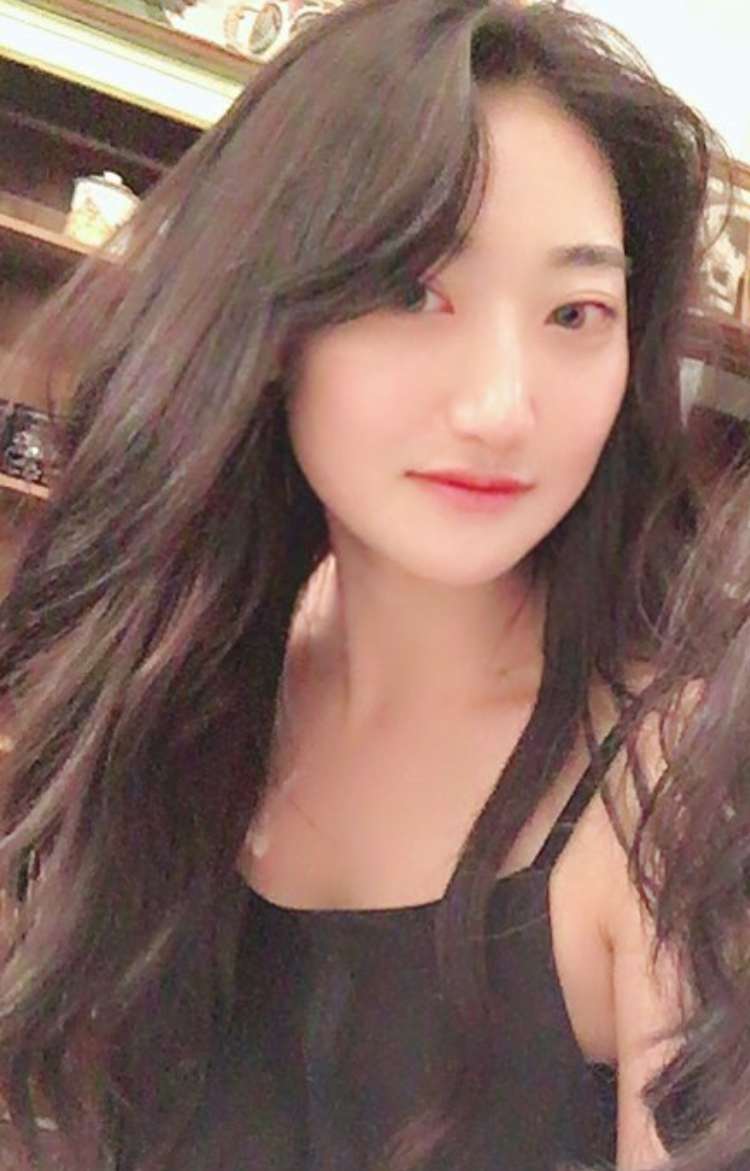
#> input picture 1. 개념과 준비/image_source/black.jpg, 750 x 1171 px
$ jupyter execute '7. 시각화 기초 (이미지) .ipynb'   (shell and % lines are left out)
#> lines starting #> are read from the running program, lines starting #| are printed output that depends on the picture
# 이미지 시각화

## package 불러오기

[cell 1]
import numpy as np
from PIL import Image ##image를 읽어 올때 사용하는 것(앞에 대문자 I !!! 조심)

##시각화 해야 하니까 matplot이 빠질 수 없다.
import matplotlib.pyplot as plt

## 이미지 파일 열기

[cell 2]
path = 'image_source/black.jpg'

image_pil = Image.open(path)
#> image_pil is the input picture: PIL image 750x1171 RGB; mean R, G, B 135.1, 106.5, 97.5
image = np.array(image_pil) #이러면 이미지가 array로 담기게 된다.

[cell 3]
image.shape ##(세로길이, 가로길이, rgb(색상)) #이미지 정보 확인
#> Out = (1171, 750, 3)

[cell 4]
np.min(image), np.max(image) #이미지를 열기 전에 shape및 min, max를 통해서 이미지의 range확인 필요
#> Out = (1, 255)

## 그래프로 시각화 하기

[cell 5]
plt.hist(image.ravel(), 256, [0, 256]) ##ravel : 쫙 펼치는 것
plt.show()
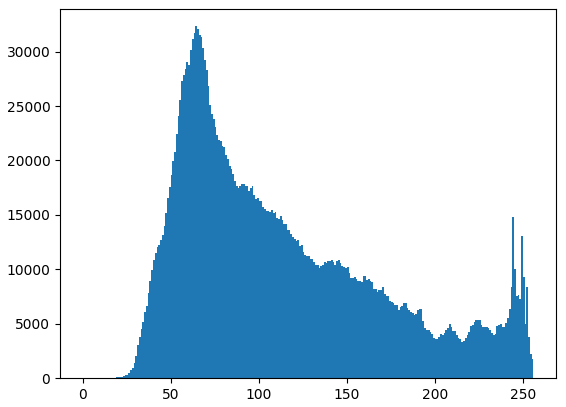
#> figure drawn by matplotlib, 1 panel; tallest bar 32335 high, from x = 64 to 65

## 그림 나타내기

[cell 6]
plt.imshow(image)
plt.show()

## 이미지 흑백으로 열기

[cell 7]
path

[cell 8]
image_pil = Image.open(path).convert("L")
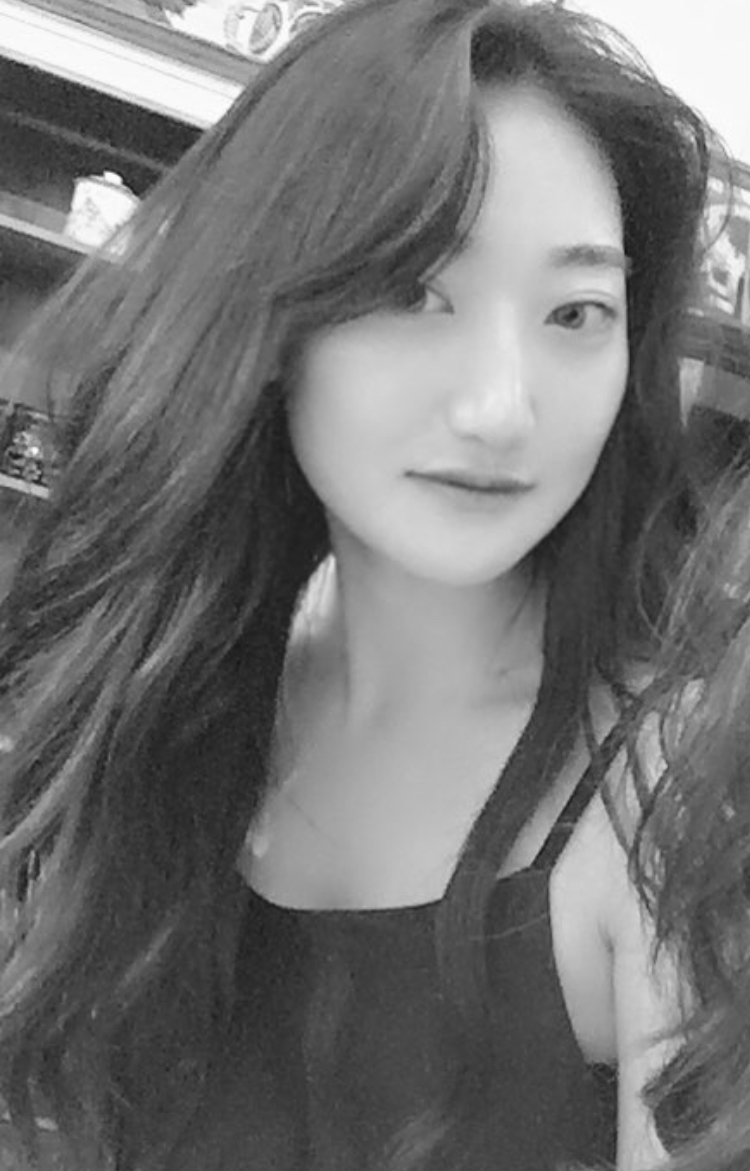
#> image_pil: PIL image 750x1171 L; min 22, max 255, mean 114.1
image_bw = np.array(image_pil)

[cell 9]
image_bw.shape #흑백으로 변했기 때문에 rgb값이 없다.
#> Out = (1171, 750)

[cell 10]
plt.imshow(image_bw)
plt.show()

## 다른 색상으로 c(olor)map표현하기

### gray scale

[cell 11]
plt.imshow(image_bw, 'gray')
plt.show()

### Red, Blue 로 표현 (RdBu)

[cell 12]
plt.imshow(image_bw, 'RdBu')

### jet : 밝을 수록 빨간색, 어두울 수록 파란색

[cell 13]
plt.imshow(image_bw, 'jet')

### color bar 추가하기

[cell 14]
plt.imshow(image_bw, 'jet')
plt.colorbar()
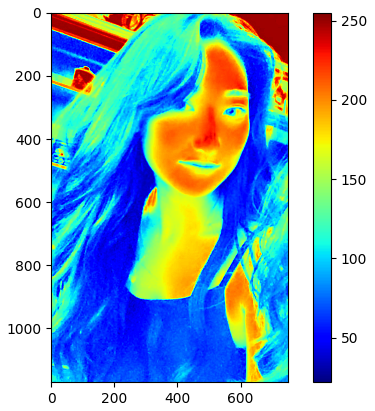
#> figure drawn by matplotlib, 2 panels

## 이미지 설정

### 이미지 크기 변화

[cell 15]
plt.figure(figsize = (3, 3))
plt.imshow(image)
plt.show()

### 이미지 제목 추가

[cell 16]
plt.title('Black HJ')
plt.imshow(image)
plt.show()

### 두번째 이미지 열기

[cell 17]
second_path = 'image_source/brown.jpg'

second_pil = Image.open(second_path)
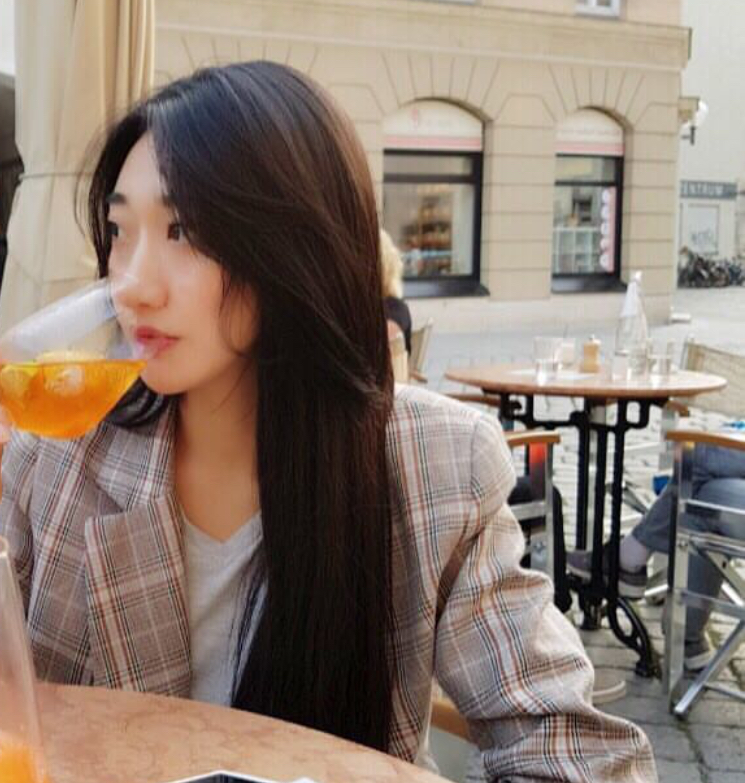
#> input picture 1. 개념과 준비/image_source/brown.jpg, 745 x 783 px
#> second_pil is the input picture: PIL image 745x783 RGB; mean R, G, B 138.9, 122.9, 111.6
second_image = np.array(second_pil)

[cell 18]
plt.imshow(second_image)
plt.show()

## 두 번째 이미지를 첫 번째 이미지 모양에 맞추기

[cell 19]
second_image.shape
#> Out = (783, 745, 3)

[cell 20]
##근데 앞의 이미지는 (1171, 750, 3) 로, 두번째 이미지인 (783, 745, 3) 와 크기가 안 맞는다.
image.shape, second_image.shape
#> Out = ((1171, 750, 3), (783, 745, 3))

[cell 21]
#첫번째 이미지를 줄여보고자 한다.
#open cv를 이용!!

import cv2

[cell 22]
black_image = cv2.resize(image, (745, 783)) #왜그런진 모르겠지만 반대로 줘야 한다. 즉, (783, 745)가 아니라 (745, 783)
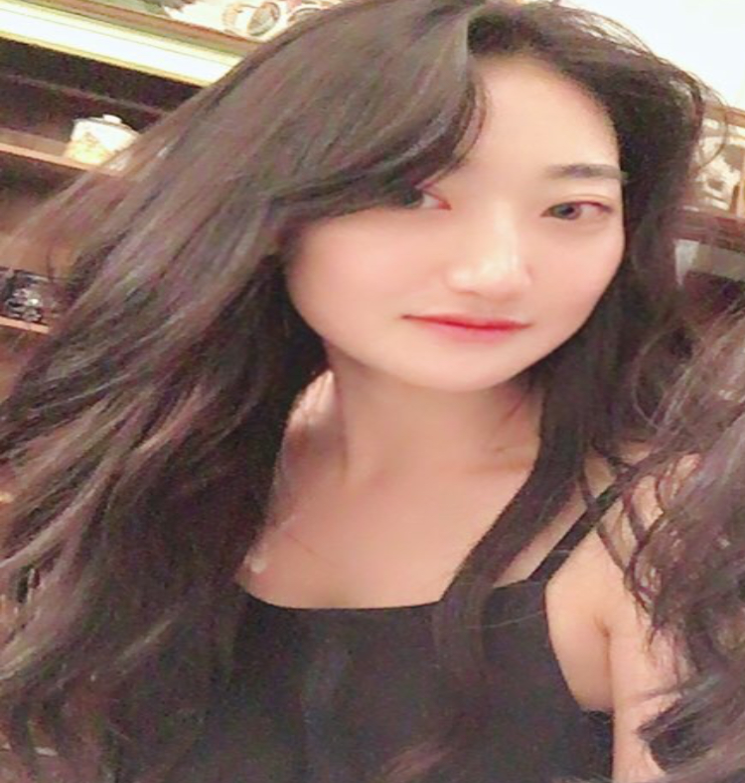
#> black_image: shape (783, 745, 3); mean R, G, B 135, 106.4, 97.4
black_image.shape
#> Out = (783, 745, 3)

[cell 23]
black_image.shape, second_image.shape

### 이미지 합치기

[cell 24]
plt.imshow(black_image)
plt.imshow(second_image, alpha = 0.5) #alpha : 투명도
plt.show()

## subplot

[cell 25]
plt.figure(figsize = (10, 10))
plt.subplot(2, 2, 1) #plt.subplot(221)이렇게 붙여 써도 된다.
plt.imshow(black_image)
plt.subplot(222)
plt.imshow(image_bw, 'gray')
plt.subplot(223)
plt.imshow(second_image)
plt.show()
